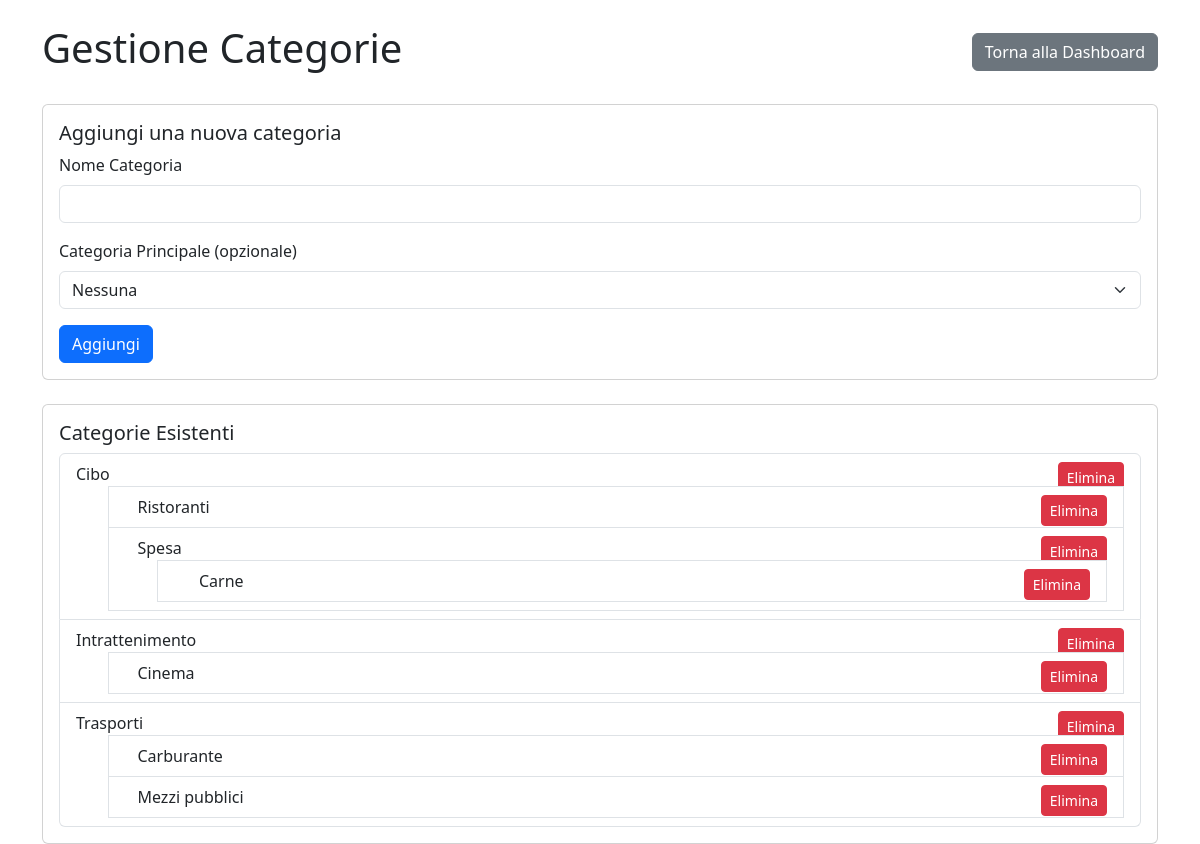
The app's page /application/manage_categories.php (signed in) with its own data.
### tables this page shows
CREATE TABLE `categories` (
  `id` int(11) NOT NULL,
  `user_id` int(11) NOT NULL,
  `parent_id` int(11) DEFAULT NULL,
  `name` varchar(100) NOT NULL,
  `created_at` timestamp NOT NULL DEFAULT current_timestamp()
);

### application/manage_categories.php (the view, shortened to what this page needs)
<?php
$host = 'localhost';
$dbname = 'spendwise';
$username = 'root';
$password = '';
try {
    $pdo = new PDO("mysql:host=$host;dbname=$dbname;charset=utf8", $username, $password);
    $pdo->setAttribute(PDO::ATTR_ERRMODE, PDO::ERRMODE_EXCEPTION);
} catch (PDOException $e) {
    die("Errore di connessione al database: " . $e->getMessage());
}
$userId = $_SESSION['user_id'];
$stmt = $pdo->prepare("
    SELECT id, name, parent_id
    FROM categories
    WHERE user_id = :user_id
    ORDER BY name
");
$stmt->execute(['user_id' => $userId]);
$categories = $stmt->fetchAll(PDO::FETCH_ASSOC);
$categoriesByParent = [];
foreach ($categories as $category) {
    $parentId = $category['parent_id'] ?? 0;
    if (!isset($categoriesByParent[$parentId])) {
        $categoriesByParent[$parentId] = [];
    }
    $categoriesByParent[$parentId][] = $category;
}
function displayCategories($parentId, $categoriesByParent, $level = 0) {
    if (isset($categoriesByParent[$parentId])) {
        foreach ($categoriesByParent[$parentId] as $category) {
            echo "<li class='list-group-item'>";
            echo str_repeat("&nbsp;&nbsp;&nbsp;", $level) . htmlspecialchars($category['name']);
            echo " <form action='manage_categories.php' method='POST' class='d-inline'>
                    <input type='hidden' name='action' value='delete'>
                    <input type='hidden' name='category_id' value='" . htmlspecialchars($category['id']) . "'>
                    <button type='submit' class='btn btn-sm btn-danger float-end'>Elimina</button>
                  </form>";
            echo "<ul>";
            displayCategories($category['id'], $categoriesByParent, $level + 1);
            echo "</ul>";
            echo "</li>";
        }
    }
}
?>
<!DOCTYPE html>
<html lang="en">
<head>
    <link href="https://cdn.jsdelivr.net/npm/bootstrap@5.3.2/dist/css/bootstrap.min.css" rel="stylesheet">
</head>
<body>
    <div class="container mt-4">
        <div class="d-flex justify-content-between align-items-center mb-4">
            <h1 class="text-center">Gestione Categorie</h1>
            <a href="dashboard.php" class="btn btn-secondary">Torna alla Dashboard</a>
        </div>
        <div class="card mb-4">
            <div class="card-body">
                <h5 class="card-title">Aggiungi una nuova categoria</h5>
                <form action="manage_categories.php" method="POST">
                    <div class="mb-3">
                        <label for="name" class="form-label">Nome Categoria</label>
                        <input type="text" class="form-control" id="name" name="name" required>
                    </div>
                    <div class="mb-3">
                    <label for="parent_id" class="form-label">Categoria Principale (opzionale)</label>
                        <select class="form-select" id="parent_id" name="parent_id">
                            <option value="" selected>Nessuna</option>
                        </select>
                    </div>
                    <button type="submit" class="btn btn-primary">Aggiungi</button>
                </form>
            </div>
        </div>
        <div class="card">
            <div class="card-body">
                <h5 class="card-title">Categorie Esistenti</h5>
                <ul class="list-group">
                    <?php displayCategories(0, $categoriesByParent); ?>
                </ul>
            </div>
        </div>
    </div>
</body>
</html>

### records on screen
categories: name "Cibo"
categories: name "Ristoranti"
categories: name "Spesa"
categories: name "Carne"
categories: name "Intrattenimento"
categories: name "Cinema"
categories: name "Trasporti"
categories: name "Carburante"
categories: name "Mezzi pubblici"
